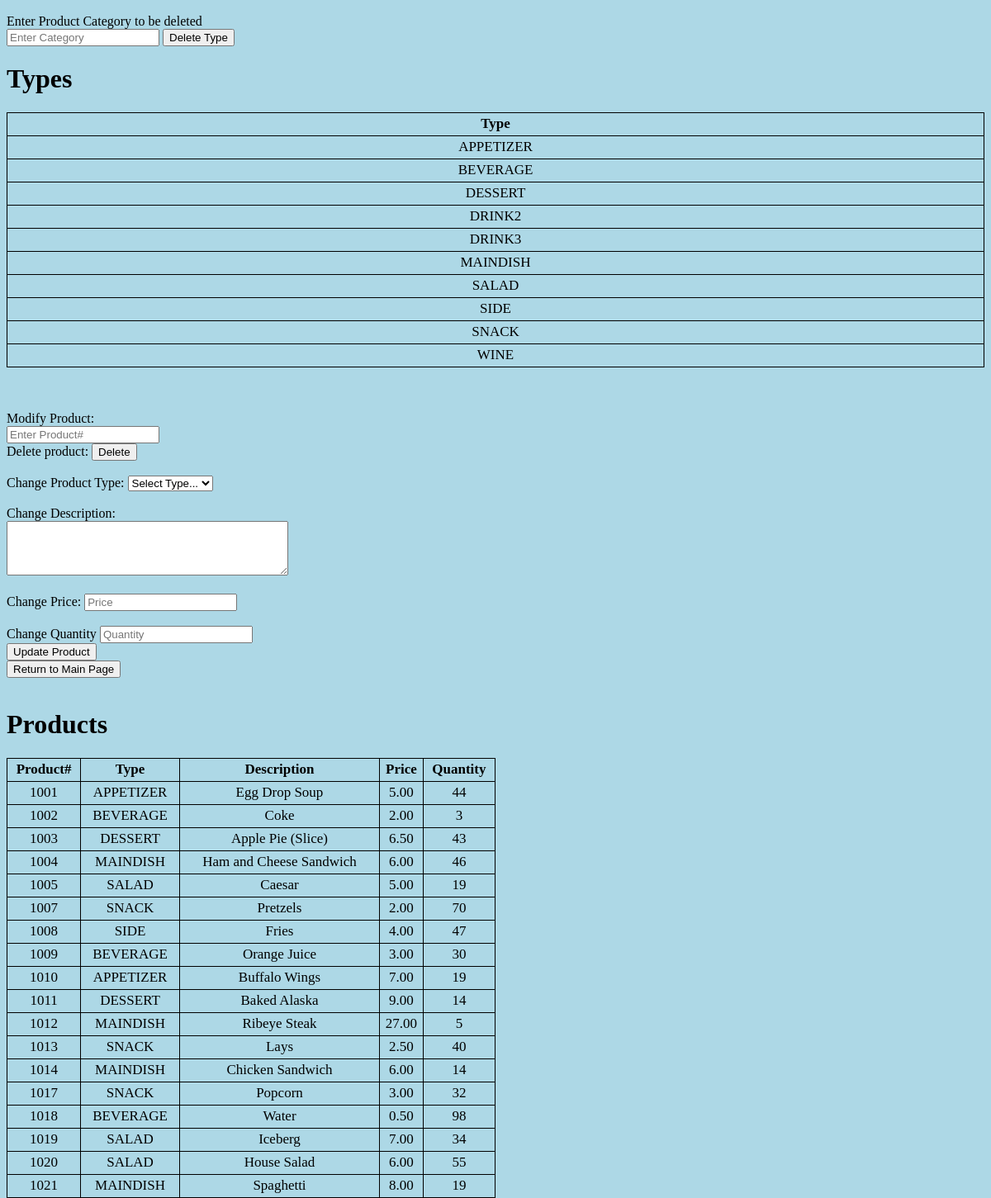
Page /updateproduct.php on the earlier database version.
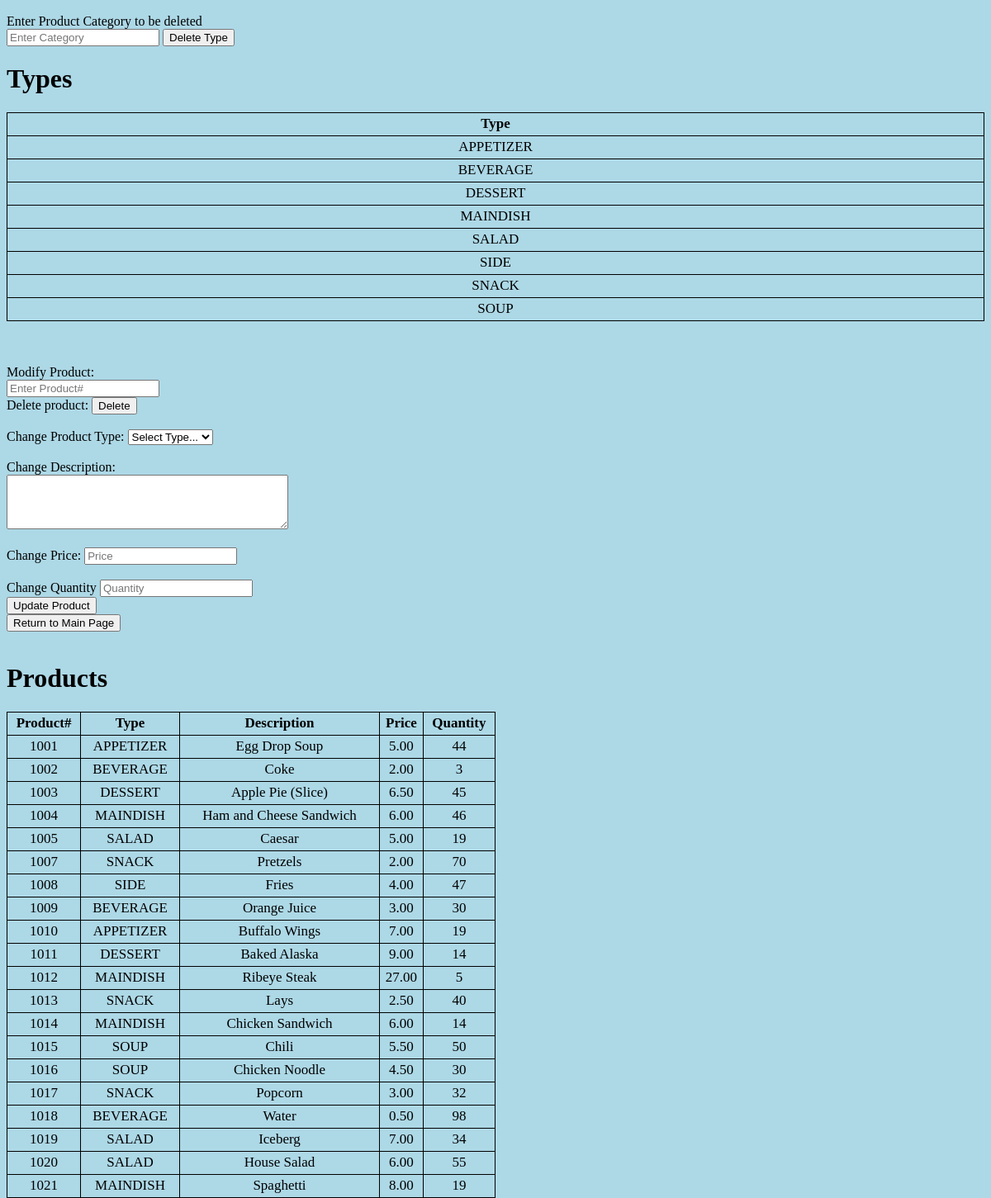
Same page on the later database version.
### tables this page shows
CREATE TABLE IF NOT EXISTS `PRODUCT_TYPE` (
  `Type` varchar(30) NOT NULL
);

CREATE TABLE IF NOT EXISTS `PRODUCT` (
  `Pro_ID` int(11) NOT NULL,
  `Type` varchar(30) NOT NULL,
  `Description` varchar(280) DEFAULT NULL,
  `Image` varchar(200) DEFAULT NULL,
  `Price` float(7,2) NOT NULL,
  `Quantity` int(10) unsigned DEFAULT '0'
);

### updateproduct.php (the view, shortened to what this page needs)
<?php
include_once "db_connect.php";
?>
<!DOCTYPE html>
<html>
<body style="background-color: lightblue">
<p>
    <form action="" method="POST">
    Enter Product Category to be deleted<br>
    <input type="text" placeholder="Enter Category"  name="DelCategory">
    <input type="submit" name="Delete" value="Delete Type" <br>
</form>
</p>
    <h1>Types</h1>
    <table>
        <tr>
            <th>Type</th>
        </tr>
        <?php
        $result = $dbconnect->query("SELECT * FROM PRODUCT_TYPE");
        while($row = $result->fetch_assoc()){
            echo "<tr>";
            $keys = array_keys($row);
            foreach($keys as $key) {
                echo "<td>" . $row[$key] . "</td>";
            }
            echo "</tr>";
        }
        ?>
    </table>
<p>
<form action="" method="POST">
    <br><br>Modify Product:<br>
    <input type="text" placeholder="Enter Product#"  name="ModProduct" required><br>
    Delete product:
    <input type="submit" name="DelProduct" value="Delete"><br><br>
    Change Product Type:
    <select name="ProductType">
        <option value="">Select Type...</option>
    </select>
    <br>
    <br>Change Description:<br>
    <textarea class="FormElement" name="Description"  id="NewDescription" cols ="40" rows="4"></textarea><br>
    <br>
    Change Price:
    <input type="text" placeholder="Price" name="NewPrice"><br>
    <br>
    Change Quantity
    <input type="text" placeholder="Quantity" name="NewQuantity"><br>
    <input type="submit" name="MakeChanges" value="Update Product"><br>
</form>
<form action="" method="POST">
    <input type="submit" name="cancel" value = "Return to Main Page">
</form>
</p>
<div name="DataBase" class="column">
    <h1>Products</h1>
    <table>
        <tr>
            <th>Product#</th>
            <th>Type</th>
            <th>Description</th>
            <th>Price</th>
            <th>Quantity</th>
        </tr>
        <?php
        $result = $dbconnect->query("SELECT Pro_ID, Type, Description, Price, Quantity FROM PRODUCT");
        while($row = $result->fetch_assoc()){
            echo "<tr>";
            $keys = array_keys($row);
            foreach($keys as $key) {
                echo "<td>" . $row[$key] . "</td>";
            }
            echo "</tr>";
        }
        ?>
    </table>
</div>
</body>
</html>

### updateproduct.php (style rules this page uses)
table { border-collapse: collapse; width: 100%; }
table, th, td { border: 1px solid black; height: 25px; text-align: center; }
table, p { font-size: 17px; }
.column { float: left; width: 50%; }

Differences in the rows shown:
removed product_type: Type "DRINK2"
removed product_type: Type "DRINK3"
removed product_type: Type "WINE"
added product_type: Type "SOUP"
added product: Pro_ID "1015", Type "SOUP", Description "Chili", Price "5.50", Quantity "50"
added product: Pro_ID "1016", Type "SOUP", Description "Chicken Noodle", Price "4.50", Quantity "30"
Other differences:
new list line: "45"
list line gone: "43"
